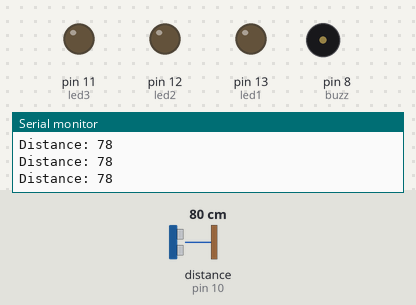
This sketch was run on a simulated Arduino Uno, built with avr-gcc and run on an emulated ATmega328P. Shown: output pins drawn as LEDs (lit = HIGH), buzzer (waves = sounding, pin HIGH), the last lines printed to the serial monitor. Wiring (inferred from the names in the program): ultrasonic range finder: trigger pin 9; echo pin 10. Inputs (shaded band) come from the test bench; at power-on: distance to the obstacle (sensor on pin 10) 80 cm. The echo pulse lasts 58.3 µs per cm; pins used as bus, display or sensor lines are not drawn.

Above: at 1.2 s.
1.3 s: distance to the obstacle (sensor on pin 10) set to 18 cm
2.8 s: distance to the obstacle (sensor on pin 10) set to 15 cm
At 2.9 s:
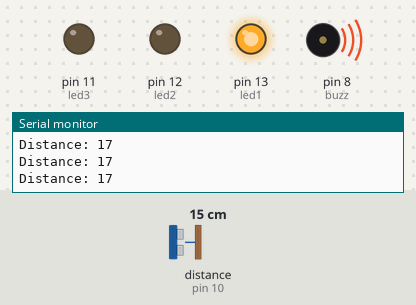
5.8 s: distance to the obstacle (sensor on pin 10) set to 10 cm
At 6.46 s:
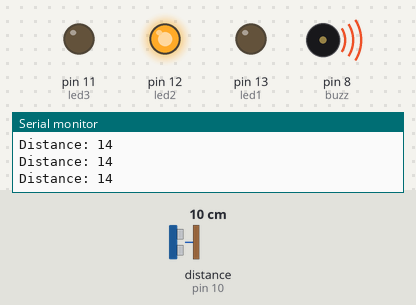
8.8 s: distance to the obstacle (sensor on pin 10) set to 8 cm
11.8 s: distance to the obstacle (sensor on pin 10) set to 5 cm
At 12.7 s:
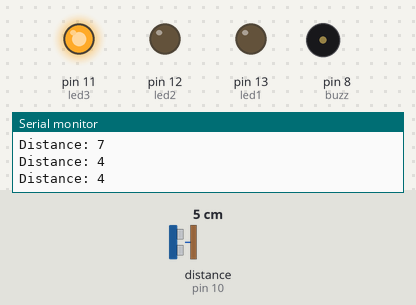
14.8 s: distance to the obstacle (sensor on pin 10) set to 9 cm
At 14.98 s:
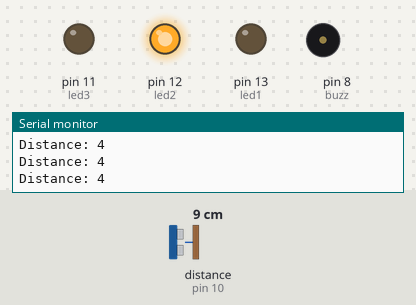
Timing chart, 0 to 18.8 s (numbered marks = the images above; inputs shaded):
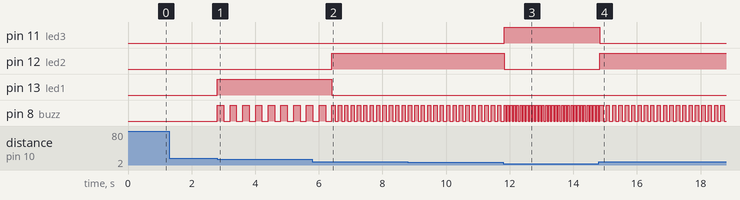

Measured:
- the behaviour switches between 17 and 16 cm on distance to the obstacle (sensor on pin 10) (found by bisection; images 0 and 1)
- the behaviour switches between 12 and 11 cm on distance to the obstacle (sensor on pin 10) (found by bisection; images 1 and 2)
- the behaviour switches between 7 and 6 cm on distance to the obstacle (sensor on pin 10) (found by bisection; images 2 and 3)
- after the input at 2.8 s, pin 13 (led1): LOW → HIGH at once; pin 8 (buzz): alternates HIGH for 0.20 s and LOW for 0.20 s, starting at once
- after the input at 5.8 s, pin 12 (led2): LOW → HIGH after 0.61 s; pin 13 (led1): HIGH → LOW after 0.61 s
- after the input at 11.8 s, pin 11 (led3): LOW → HIGH at once; pin 12 (led2): HIGH → LOW at once; pin 8 (buzz): alternates HIGH for 0.05 s and LOW for 0.05 s, starting after 0.07 s
- after the input at 14.8 s, pin 11 (led3): HIGH → LOW at once; pin 12 (led2): LOW → HIGH at once; pin 8 (buzz): alternates HIGH for 0.10 s and LOW for 0.10 s, starting after 0.13 s

The sketch:

sketch_dec21b.ino
```cpp
// defines pins numbers
int trigPin = 9;      // Pin connected to the trigger of the ultrasonic sensor
int echoPin = 10;     // Pin connected to the echo of the ultrasonic sensor
int buzz = 8;         // Pin connected to a buzzer indicating a specific distance level
int led1 = 13;        // Pin connected to an LED indicating a distance level
int led2 = 12;        // Pin connected to an LED indicating another distance level
int led3 = 11;        // Pin connected to an LED indicating another distance level

// defines variables
long duration;         // Variable to store the duration of the ultrasonic pulse travel
int distance;          // Variable to store the calculated distance in centimeters

void setup() {
  pinMode(trigPin, OUTPUT);  // Configures trigPin (9) as an OUTPUT pin
  pinMode(echoPin, INPUT);   // Configures echoPin (10) as an INPUT pin
  pinMode(buzz, OUTPUT);     // Configures buzzer pin as an OUTPUT pin
  pinMode(led1, OUTPUT);     // Configures LED pins as OUTPUT pins
  pinMode(led2, OUTPUT);
  pinMode(led3, OUTPUT);
  Serial.begin(9600);        // Initializes serial communication at 9600 baud rate
}

void loop() {
  digitalWrite(trigPin, LOW);            // Clears the trigPin
  delayMicroseconds(2);                  // Waits for 2 microseconds

  digitalWrite(trigPin, HIGH);           // Triggers the ultrasonic sensor
  delayMicroseconds(10);                 // Keeps the trigger on for 10 microseconds
  digitalWrite(trigPin, LOW);            // Turns off the trigger

  duration = pulseIn(echoPin, HIGH);     // Measures the duration of the echo
  distance = duration * 0.034 / 2;       // Calculates distance based on the duration

  if (distance <= 5) {
    // Red LED on, others off
    digitalWrite(led1, LOW);
    digitalWrite(led2, LOW);
    digitalWrite(led3, HIGH);
    // Emit fastest sensor car sound for closest distance
    for (int i = 0; i < 3; ++i) {
      digitalWrite(buzz, HIGH);
      delay(50);
      digitalWrite(buzz, LOW);
      delay(50);
    }
  } else if (distance > 5 && distance <= 10) {
    // Yellow LED on, others off
    digitalWrite(led1, LOW);
    digitalWrite(led2, HIGH);
    digitalWrite(led3, LOW);
    // Emit faster sensor car sound for closer distance
    for (int i = 0; i < 3; ++i) {
      digitalWrite(buzz, HIGH);
      delay(100);
      digitalWrite(buzz, LOW);
      delay(100);
    }
  } else if (distance > 10 && distance <= 15) {
    // Green LED on, others off
    digitalWrite(led1, HIGH);
    digitalWrite(led2, LOW);
    digitalWrite(led3, LOW);
    // Emit sensor car sound for closer distance
    for (int i = 0; i < 3; ++i) {
      digitalWrite(buzz, HIGH);
      delay(200);
      digitalWrite(buzz, LOW);
      delay(200);
    }
  } else {
    // All LEDs off if beyond specified distances
    digitalWrite(led1, LOW);
    digitalWrite(led2, LOW);
    digitalWrite(led3, LOW);
    digitalWrite(buzz, LOW);
  }

  // Prints the distance on the Serial Monitor
  Serial.print("Distance: ");
  Serial.println(distance);
}
```
